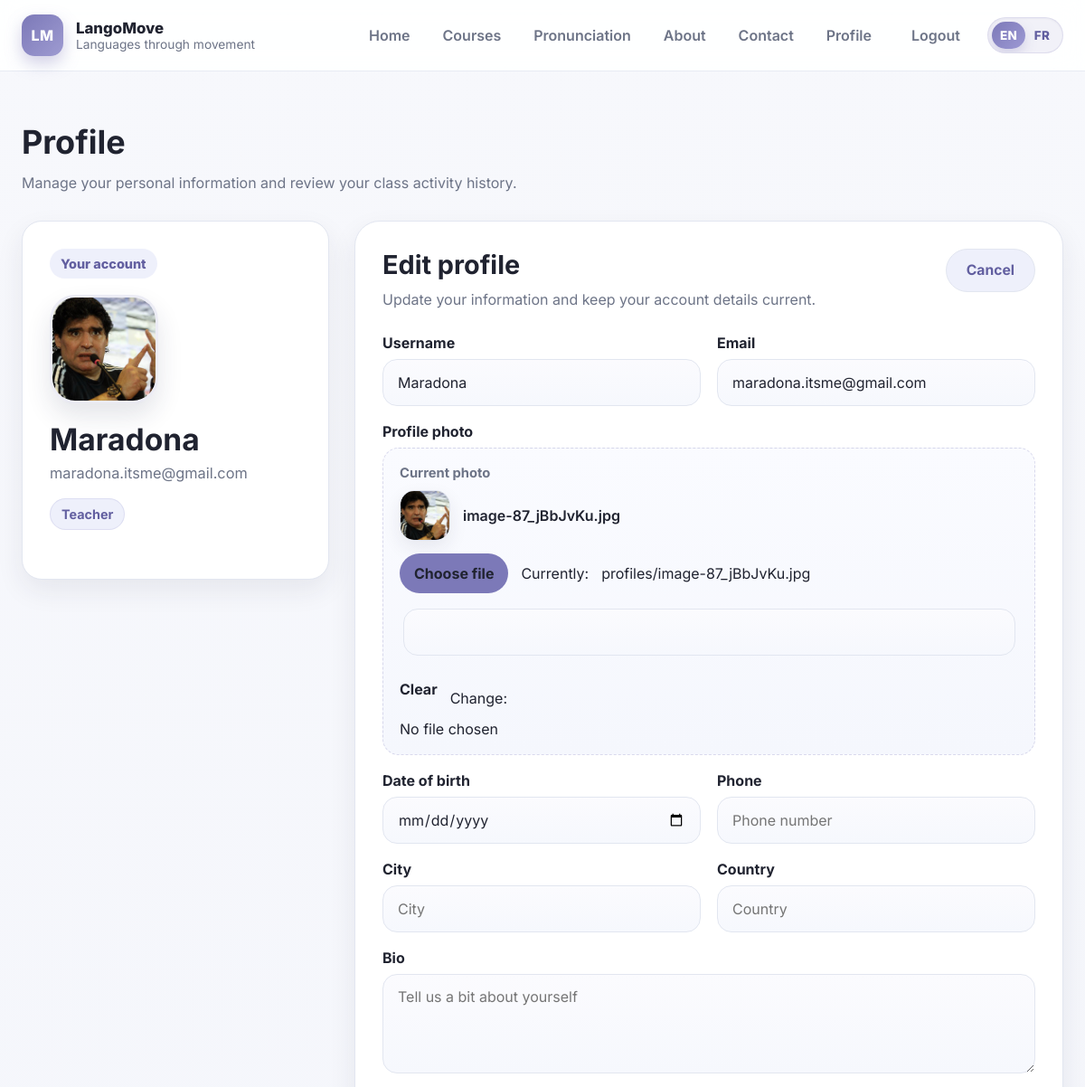
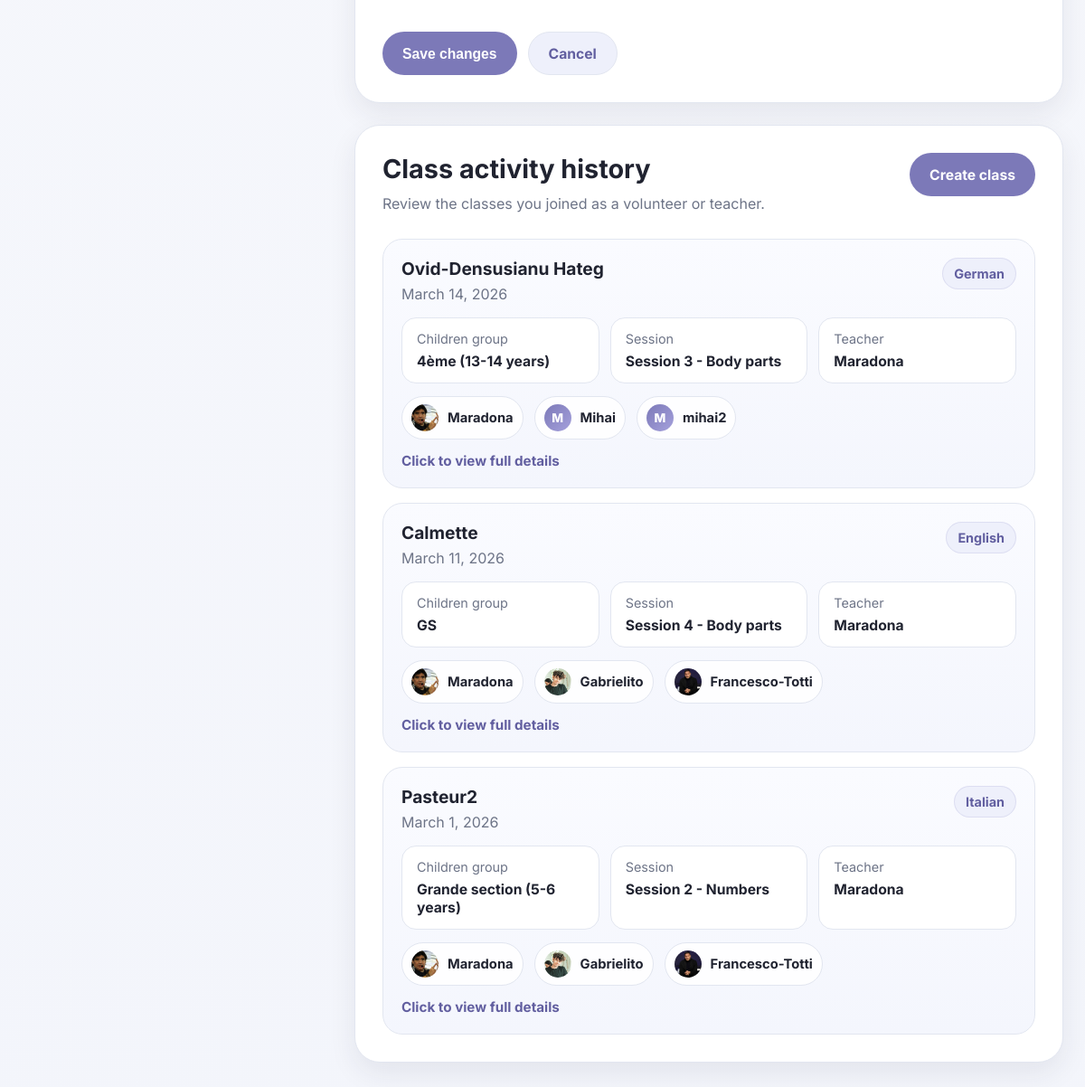
The app's page /users/dashboard/?edit=1 (signed in) with its own data (2 pictures, top to bottom).
### apps/users/models/user.py (models this page shows, shortened)
class User(AbstractUser):
    email = models.EmailField(unique=True)
    role = models.CharField(
        max_length=20,
        choices=UserRole.choices,
        default=UserRole.GUEST,
    )
    photo = models.ImageField(upload_to="profiles/", blank=True, null=True)
    date_of_birth = models.DateField(blank=True, null=True)
    phone = models.CharField(max_length=50, blank=True)
    city = models.CharField(max_length=120, blank=True)
    country = models.CharField(max_length=120, blank=True)
    bio = models.TextField(blank=True)
    USERNAME_FIELD = "email"
    REQUIRED_FIELDS = ["username"]

### apps/users/models/profile.py (models this page shows, shortened)
class ClassParticipation(models.Model):
    volunteer = models.ForeignKey(
        settings.AUTH_USER_MODEL,
        on_delete=models.CASCADE,
        related_name="legacy_main_class_participations",
        null=True,
        blank=True,
    )
    other_volunteers = models.ManyToManyField(
        settings.AUTH_USER_MODEL,
        blank=True,
        related_name="legacy_other_class_participations",
    )
    volunteers = models.ManyToManyField(
        settings.AUTH_USER_MODEL,
        blank=True,
        related_name="joined_class_participations",
    )
    date = models.DateField()
    school_name = models.CharField(max_length=255)
    children_group = models.CharField(max_length=255, blank=True)
    language = models.CharField(max_length=100)
    session_title = models.CharField(max_length=255, blank=True)
    teacher = models.ForeignKey(
        settings.AUTH_USER_MODEL,
        on_delete=models.SET_NULL,
        null=True,
        blank=True,
        related_name="classes_as_teacher",
    )
    notes = models.TextField(blank=True)
    created_at = models.DateTimeField(auto_now_add=True)
    class Meta:
        ordering = ["-date", "-created_at"]

### apps/users/views/dashboard.py (the view)
# urls.py: path("dashboard/", dashboard_view, name="dashboard"),
@login_required
def dashboard_view(request):
    profile = request.user
    edit_mode = request.GET.get("edit") == "1"
    if request.method == "POST":
        form = UserAccountForm(
            request.POST,
            request.FILES,
            instance=profile,
        )
        if form.is_valid():
            form.save()
            messages.success(request, "Your profile has been updated.")
            return redirect("dashboard")
    else:
        form = UserAccountForm(instance=profile)
    class_history = []
    if profile.role in [UserRole.VOLUNTEER, UserRole.TEACHER, UserRole.ADMIN]:
        participations = ClassParticipation.objects.none()
        if profile.role in [UserRole.VOLUNTEER, UserRole.TEACHER, UserRole.ADMIN]:
            participations = (
                ClassParticipation.objects.filter(
                    Q(volunteers=profile) | Q(teacher=profile)
                )
                .select_related("teacher")
                .prefetch_related("volunteers")
                .distinct()
                .order_by("-date", "-id")
            )
        for participation in participations:
            volunteers = list(participation.volunteers.all())
            class_history.append({
                "id": participation.id,
                "school_name": participation.school_name,
                "date": participation.date,
                "children_group": participation.children_group,
                "language": participation.language,
                "session_title": participation.session_title,
                "teacher": participation.teacher,
                "volunteers": volunteers,
                "notes": participation.notes,
            })
    return render(
        request,
        "users/profile.html",
        {
            "profile_user": profile,
            "form": form,
            "edit_mode": edit_mode,
            "class_history": class_history,
        },
    )

### templates/users/profile.html (shortened to what this page needs)
{% extends "base.html" %}
{% load i18n %}
{% block content %}
<section class="profile-page">
    <div class="container profile-container">
        <div class="section-header profile-page-header">
            <h1>Profile</h1>
            <p>Manage your personal information and review your class activity history.</p>
        </div>
        <div class="profile-layout">
            <aside class="card profile-sidebar">
                <div class="profile-sidebar-body">
                    <span class="auth-kicker">Your account</span>
                    {% if profile_user.photo %}
                        <img src="{{ profile_user.photo.url }}" alt="{{ profile_user.username }}" class="profile-avatar">
                    {% else %}
                        <div class="profile-avatar profile-avatar-placeholder">
                            {{ profile_user.username|first|upper }}
                        </div>
                    {% endif %}
                    <h2 class="profile-name">{{ profile_user.username }}</h2>
                    <p class="profile-email">{{ profile_user.email }}</p>
                    <div class="profile-tags">
                        <span class="tag">{{ profile_user.get_role_display }}</span>
                    </div>
                </div>
            </aside>
            <div class="profile-main">
                {% if edit_mode %}
                    <div class="card profile-form-card">
                        <div class="card-body">
                            <div class="profile-section-heading profile-section-heading-with-actions">
                                <div>
                                    <h2>Edit profile</h2>
                                    <p>Update your information and keep your account details current.</p>
                                </div>
                                <div class="form-actions profile-header-actions">
                                    <a href="{% url 'dashboard' %}" class="button-secondary">Cancel</a>
                                </div>
                            </div>
                            <form method="post" enctype="multipart/form-data" class="profile-form">
                                <div class="profile-form-grid">
                                    <div class="auth-field">
                                        <label for="{{ form.username.id_for_label }}">Username</label>
                                        {{ form.username }}
                                    </div>
                                    <div class="auth-field">
                                        <label for="{{ form.email.id_for_label }}">Email</label>
                                        {{ form.email }}
                                    </div>
                                    <div class="auth-field auth-field-full">
                                        <label for="{{ form.photo.id_for_label }}">Profile photo</label>
                                        <div class="profile-upload-box">
                                            {% if profile_user.photo %}
                                                <div class="profile-upload-current">
                                                    <span class="profile-upload-label">Current photo</span>
                                                    <div class="profile-upload-current-row">
                                                        <img src="{{ profile_user.photo.url }}" alt="{{ profile_user.username }}" class="profile-upload-thumb">
                                                        <div class="profile-upload-filename">
                                                            {{ profile_user.photo.name|cut:"profiles/" }}
                                                        </div>
                                                    </div>
                                                </div>
                                            {% endif %}
                                            <div class="profile-upload-new">
                                                <label class="profile-upload-button" for="{{ form.photo.id_for_label }}">
                                                    Choose file
                                                </label>
                                                {{ form.photo }}
                                            </div>
                                        </div>
                                    </div>
                                    <div class="auth-field">
                                        <label for="{{ form.date_of_birth.id_for_label }}">Date of birth</label>
                                        {{ form.date_of_birth }}
                                    </div>
                                    <div class="auth-field">
                                        <label for="{{ form.phone.id_for_label }}">Phone</label>
                                        {{ form.phone }}
                                    </div>
                                    <div class="auth-field">
                                        <label for="{{ form.city.id_for_label }}">City</label>
                                        {{ form.city }}
                                    </div>
                                    <div class="auth-field">
                                        <label for="{{ form.country.id_for_label }}">Country</label>
                                        {{ form.country }}
                                    </div>
                                    <div class="auth-field auth-field-full">
                                        <label for="{{ form.bio.id_for_label }}">Bio</label>
                                        {{ form.bio }}
                                    </div>
                                </div>
                                <div class="form-actions">
                                    <button class="button" type="submit">Save changes</button>
                                    <a href="{% url 'dashboard' %}" class="button-secondary">Cancel</a>
                                </div>
                            </form>
                        </div>
                    </div>
                {% endif %}
                {% if profile_user.role == "volunteer" or profile_user.role == "teacher" or profile_user.role == "admin" %}
                    <div class="card profile-history-card">
                        <div class="card-body">
                            <div class="profile-section-heading profile-section-heading-with-actions">
                                <div>
                                    <h2>Class activity history</h2>
                                    <p>Review the classes you joined as a volunteer or teacher.</p>
                                </div>
                                <div class="form-actions profile-header-actions">
                                    <a href="{% url 'create-class-participation' %}" class="button">Create class</a>
                                </div>
                            </div>
                            {% if class_history %}
                                <div class="profile-history-list">
                                    {% for item in class_history %}
                                        <article
                                            class="profile-history-item profile-history-clickable"
                                            tabindex="0"
                                            role="button"
                                            data-history-card
                                            data-history-target="history-detail-{{ item.id }}"
                                        >
                                            <div class="profile-history-top">
                                                <div>
                                                    <h3>{{ item.school_name }}</h3>
                                                    <p class="profile-history-date">{{ item.date }}</p>
                                                </div>
                                                <div class="profile-history-top-tags">
                                                    {% if item.language %}
                                                        <span class="tag">{{ item.language }}</span>
                                                    {% endif %}
                                                </div>
                                            </div>
                                            <div class="profile-history-meta">
                                                <div class="profile-history-meta-item">
                                                    <span>Children group</span>
                                                    <strong>{{ item.children_group }}</strong>
                                                </div>
                                                <div class="profile-history-meta-item">
                                                    <span>Session</span>
                                                    <strong>{{ item.session_title }}</strong>
                                                </div>
                                                <div class="profile-history-meta-item">
                                                    <span>Teacher</span>
                                                    <strong>
                                                        {% if item.teacher %}
                                                            {{ item.teacher.username }}
                                                        {% else %}
                                                            —
                                                        {% endif %}
                                                    </strong>
                                                </div>
                                            </div>
                                            <div class="profile-history-preview-people">
                                                {% if item.teacher %}
                                                    <div class="profile-mini-person">
                                                        {% if item.teacher.photo %}
                                                            <img src="{{ item.teacher.photo.url }}" alt="{{ item.teacher.username }}">
                                                        {% else %}
                                                            <div class="profile-mini-person-placeholder">
                                                                {{ item.teacher.username|first|upper }}
                                                            </div>
                                                        {% endif %}
                                                        <span>{{ item.teacher.username }}</span>
                                                    </div>
                                                {% endif %}
                                                {% for volunteer in item.volunteers %}
                                                    <div class="profile-mini-person">
                                                        {% if volunteer.photo %}
                                                            <img src="{{ volunteer.photo.url }}" alt="{{ volunteer.username }}">
                                                        {% else %}
                                                            <div class="profile-mini-person-placeholder">
                                                                {{ volunteer.username|first|upper }}
                                                            </div>
                                                        {% endif %}
                                                        <span>{{ volunteer.username }}</span>
                                                    </div>
                                                {% endfor %}
                                            </div>
                                            <p class="profile-history-open-hint">Click to view full details</p>
                                        </article>
                                    {% endfor %}
                                </div>
                            {% else %}
                                <div class="profile-empty-state">
                                    No class activity has been recorded yet.
                                </div>
                            {% endif %}
                        </div>
                    </div>
                {% endif %}
            </div>
        </div>
    </div>
</section>
{% endblock %}

### records on screen
User: photo (picture), username "Maradona", email "maradona.itsme@gmail.com", role "Teacher", photo.name "image-87_jBbJvKu.jpg", school_name "Ovid-Densusianu Hateg", date "March 14, 2026", language "German", children_group "4ème (13-14 years)", session_title "Session 3 - Body parts", teacher.username "Maradona", teacher.photo (picture), school_name "Calmette", date "March 11, 2026", language "English", children_group "GS", session_title "Session 4 - Body parts", school_name "Pasteur2", date "March 1, 2026", language "Italian", children_group "Grande section (5-6 years)", session_title "Session 2 - Numbers"
User: username|first "M", username "Mihai"
User: username|first "M", username "mihai2"
User: photo (picture), username "Gabrielito"
User: photo (picture), username "Francesco-Totti"
